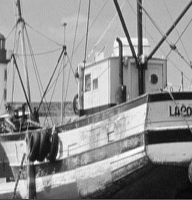
#> input picture data/fishing_boat.bmp, 192 x 200 px
$ jupyter execute basis_matrix.ipynb
#> lines starting #> are read from the running program, lines starting #| are printed output that depends on the picture
[cell 1]
import matplotlib.pyplot as plt
import numpy as np
from PIL import Image

[cell 2]
# Load image
image_path = '../data/fishing_boat.bmp'
image = Image.open(image_path).convert('L')
#> image is the input picture: PIL image 192x200 L; min 2, max 255, mean 145.5

# Convert the image to a numpy array
image_array = np.array(image)

[cell 3]
# Functions to compute alpha and beta
def alpha(u, P):
    if u == 1:
        return np.sqrt(1/P)
    else:
        return np.sqrt(2/P)

def beta(v, Q):
    if v == 1:
        return np.sqrt(1/Q)
    else:
        return np.sqrt(2/Q)

[cell 4]
# Function to compute the basis chip
def display_basis_chip(u, v, P=8, Q=8):
    # Compute alpha and beta
    a_u = alpha(u, P)
    b_v = beta(v, Q)

    # To create the graphs
    basis_chip = np.zeros((P, Q))
    x_values = np.arange(1, P + 1)
    y_values = np.arange(1, Q + 1)

    # Compute the individual components
    u_component = a_u * np.cos(np.pi * (2 * x_values - 1) * (u - 1) / (2 * P))
    v_component = b_v * np.cos(np.pi * (2 * y_values - 1) * (v - 1) / (2 * Q))

    # Calculate the basis chip
    for x in range(1, P+1):
        for y in range(1, Q+1):
            basis_chip[y-1, x-1] = u_component[x-1] * v_component[y-1]

    # Plot the basis chip and components in a grid-like layout
    fig = plt.figure(figsize=(8, 6))

    # V-component
    ax1 = fig.add_axes([0.05, 0.3, 0.25, 0.6])
    ax1.plot(v_component, y_values, color='blue')
    ax1.set_xlabel("Intensity")
    ax1.set_ylabel("Sample Index (v)")
    ax1.invert_yaxis()

    # Center: Basis chip
    ax2 = fig.add_axes([0.35, 0.3, 0.6, 0.6])
    im = ax2.imshow(basis_chip[::-1], cmap='gray', extent=(1, P, 1, Q))
    ax2.set_title(f"T(u={u}, v={v})")
    ax2.invert_yaxis()
    fig.colorbar(im, ax=ax2, orientation='vertical', label="Intensity")

    # U-component
    ax3 = fig.add_axes([0.35, 0.05, 0.6, 0.2])
    ax3.plot(x_values, u_component, color='blue')
    ax3.set_xlabel("Sample Index (u)")
    ax3.set_ylabel("Intensity")

    plt.show()
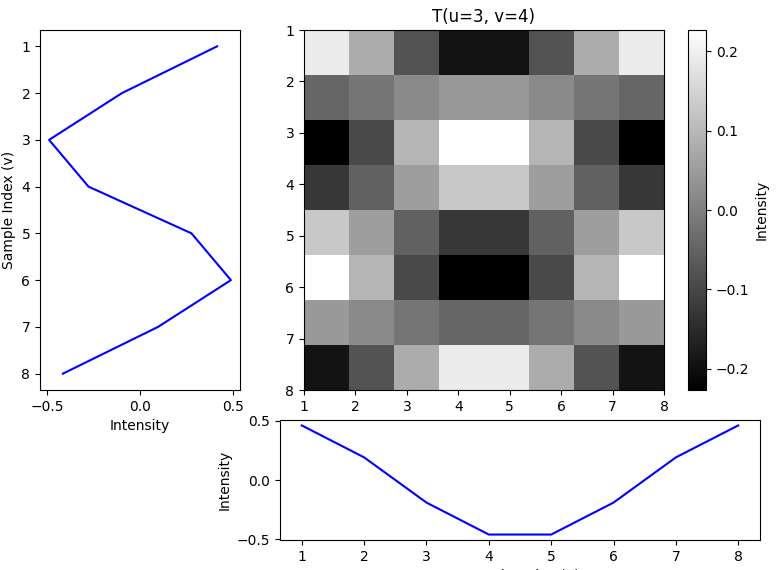
#> figure drawn by matplotlib, 4 panels

[cell 5]
# Define variables for the Basis Chip
P = Q = 8

# Compute the basis chip (u, v) = (3, 4)
chip = display_basis_chip(3, 4, P, Q)

[cell 6]
# Compute the basis chip (u, v) = (5, 2)
chip = display_basis_chip(5, 2, P, Q)
#> call 2 of display_basis_chip, with u = 5, v = 2, P = 8, Q = 8
#> in display_basis_chip (call 2), `plt.show()`:
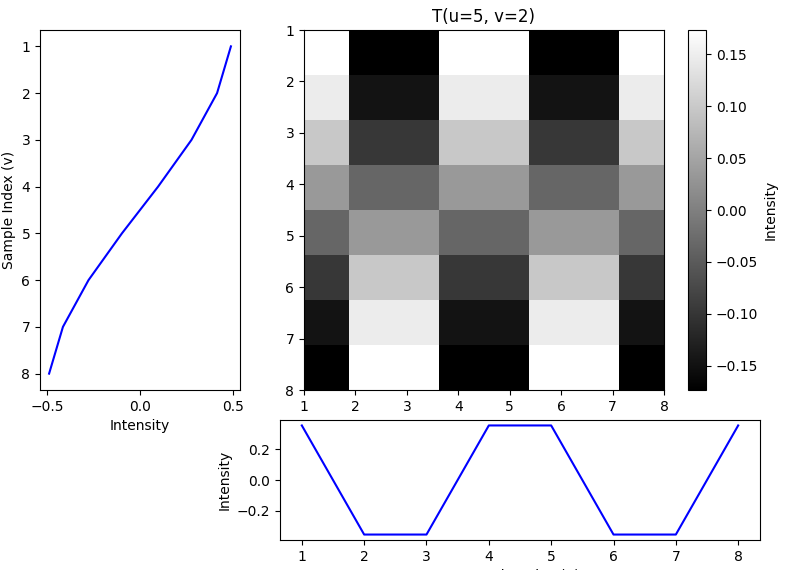
#> figure drawn by matplotlib, 4 panels

[cell 7]
# Function to get the basis chip
def get_basis_chip(u, v, P=8, Q=8):
    # Compute alpha and beta
    a_u = alpha(u, P)
    b_v = beta(v, Q)

    # Create empty basis chip
    basis_chip = np.zeros((P, Q))

    # Calculate the basis chip
    for x in range(1, P+1):
        for y in range(1, Q+1):
            basis_chip[y-1, x-1] = a_u * b_v * np.cos(np.pi * (2 * x - 1) * (u - 1) / (2 * P)) * np.cos(np.pi * (2 * y - 1) * (v - 1) / (2 * Q))

    # Return the basis chip
    return basis_chip

[cell 8]
# Function to calculate convert basis chip into basis vector
def get_basis_vector_matrix(K=8):
#> called with K = 8
    num_basis_vectors = K**2

    # Initialize the 64x64 basis vector matrix
    basis_vector_matrix = np.zeros((num_basis_vectors, num_basis_vectors))

    # Get all basis chips and rasterize them into column vectors
    index = 0
    for u in range(1, K + 1):
        for v in range(1, K + 1):
            # Get the basis chip
            basis_chip = get_basis_chip(u, v, P=K, Q=K)

            # Rasterize the basis chip into a column vector
            basis_vector_matrix[:, index] = basis_chip.flatten(order='F')
            index += 1

    # Display the basis vector matrix
    plt.figure(figsize=(8, 8))
    plt.imshow(basis_vector_matrix, cmap='gray')
    plt.title("64 × 64 Basis Vector Matrix")
    plt.colorbar(label="Intensity")
    plt.xlabel("Basis Vector Index")
    plt.ylabel("Pixel Location Index")
    plt.show()
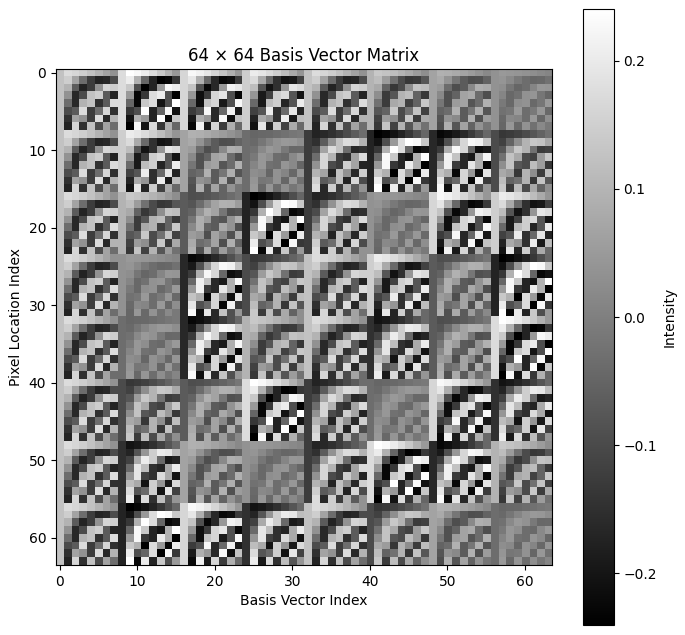
#> figure drawn by matplotlib, 2 panels

    return basis_vector_matrix
